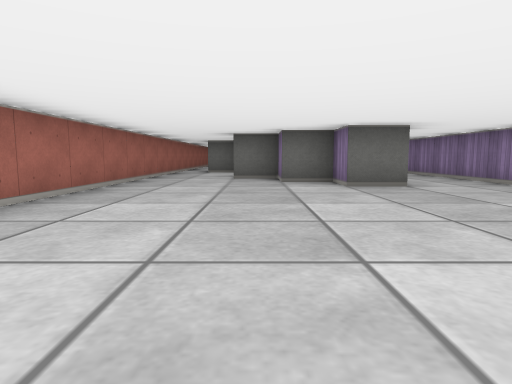
[1] (above)

16 first-person views from a walk through a cub3D ray-caster map. The camera is about half as high as the walls, tilts 6° down and sees 75° across. The floor is counted in squares. Each view is taken from the middle of a square. On the plan, view 1 faces up. The plan holds only what a view shows up to about 9 squares ahead; the rest is blank.

[2]
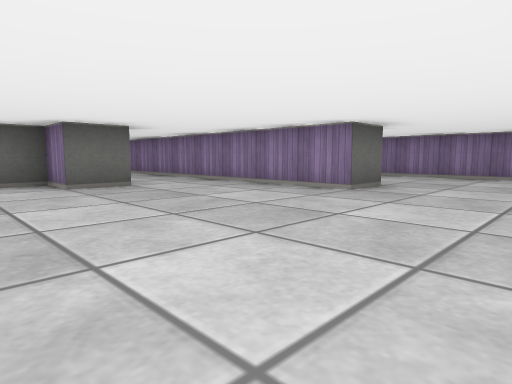

[3]
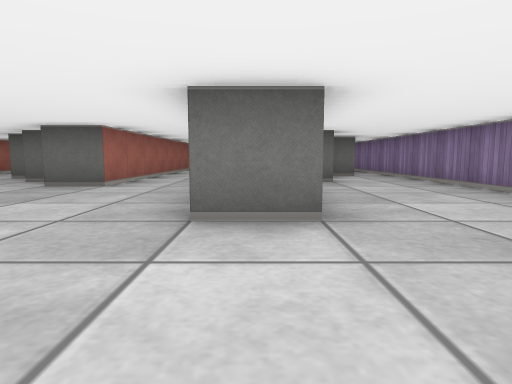

[4]
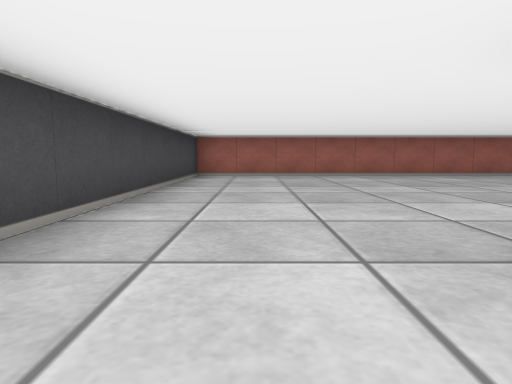

[5]
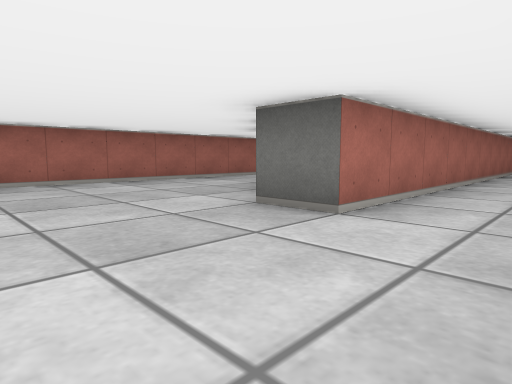

[6]
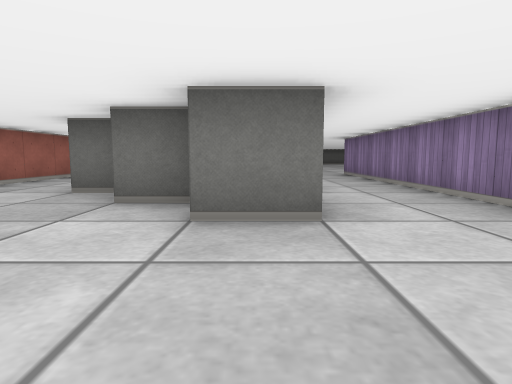

[7]
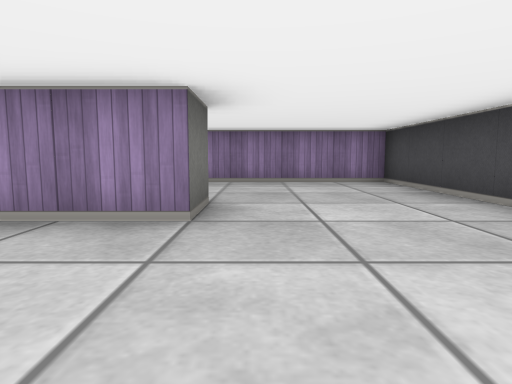

[8]
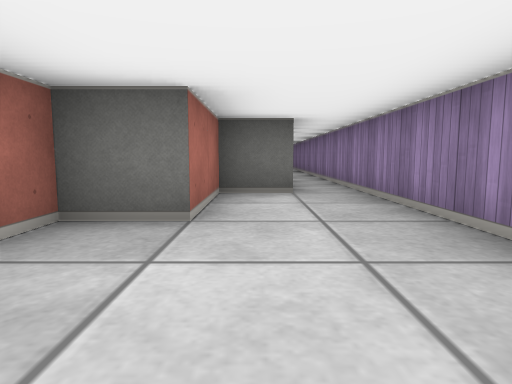

[9]
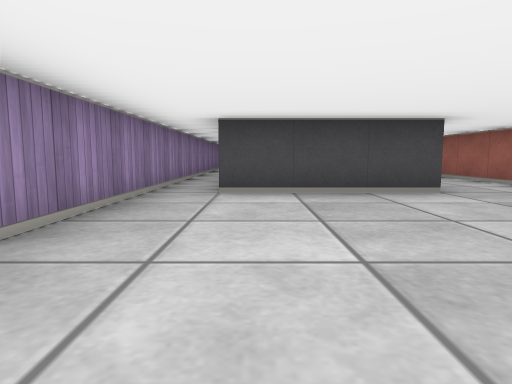

[10]
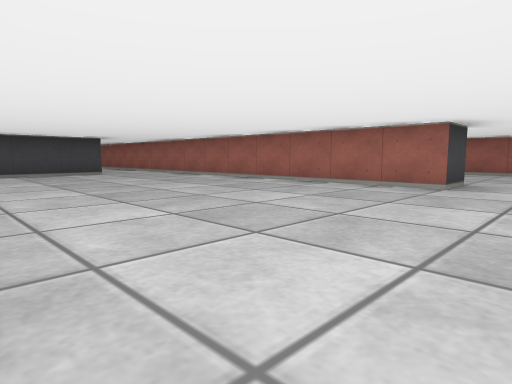

[11]
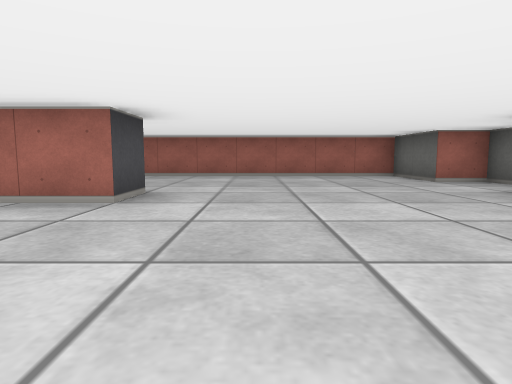

[12]
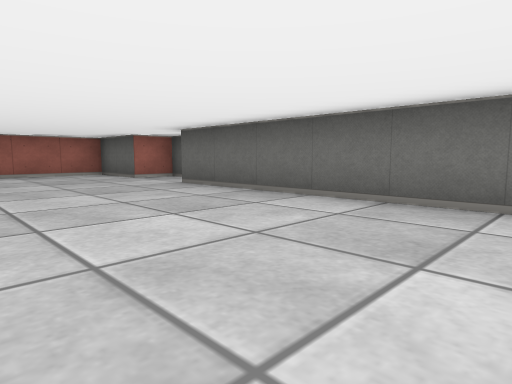

[13]
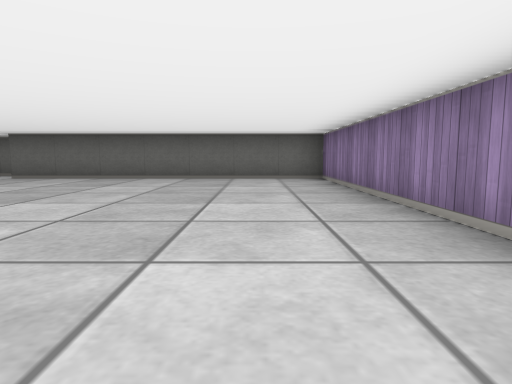

[14]
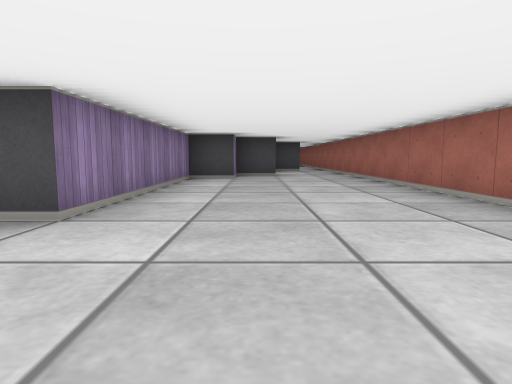

[15]
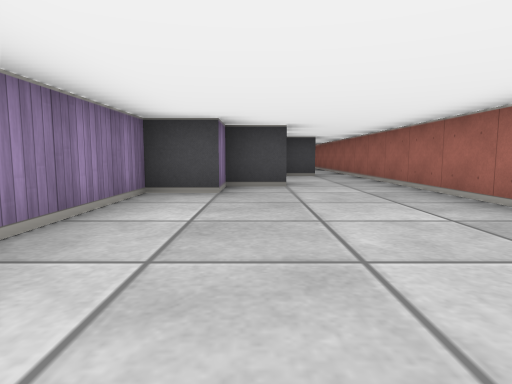

[16]
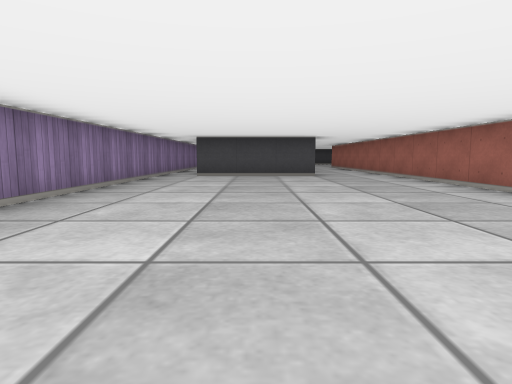

### Floor plan
Ten units are one square. View 1 is at (0, 0); x grows to the right and y downward. Boxes are objects, and circles mark ways between rooms. Rooms are numbered by the first view taken in them; rooms with no view inside come last. Other rooms are left out.
<svg viewBox="-30 -270 120 280">
<path fill="none" stroke="#000" d="M56 -25 45 -25 45 -121M76 -85 65 -85 65 -65 55 -65 55 -59M-25 -115 -25 5 85 5 85 -124M25 -135 25 -55 15 -55 15 -65 5 -65 5 -75 -5 -75M85 -199 85 -255 15 -255M-6 -145 5 -145 5 -155 15 -155 15 -205 25 -205 25 -135M44 -125 75 -125M9 -265 -5 -265 -5 -255 -25 -255 -25 -115M85 -124 85 -179M-16 -115 -8 -115"/>
<circle cx="-20" cy="-110" r="3" fill="#2a7"/>
<circle cx="35" cy="-125" r="3" fill="#2a7"/>
<circle cx="80" cy="-120" r="3" fill="#2a7"/>
<text x="30" y="-50">1</text>
<text x="30" y="-190">2</text>
</svg>
Room 1 opens to room 2.

Where each view was taken, in squares from view 1:
view 1: 0 up, 0 right, facing up
view 2: 0 up, 0 right, facing up-right
view 3: 0 up, 5 right, facing up
view 4: 1 up, 6 right, facing left
view 5: 3 up, 4 right, facing up-left
view 6: 3 up, 2 right, facing up
view 7: 2 up, 2 right, facing right
view 8: 4 up, 7 right, facing up
view 9: 17 up, 7 right, facing down
view 10: 22 up, 8 right, facing down-left
view 11: 22 up, 6 right, facing left
view 12: 22 up, 7 right, facing up-left
view 13: 18 up, 7 right, facing up
view 14: 23 up, 0 right, facing down
view 15: 20 up, 0 right, facing down
view 16: 21 up, 6 right, facing down
